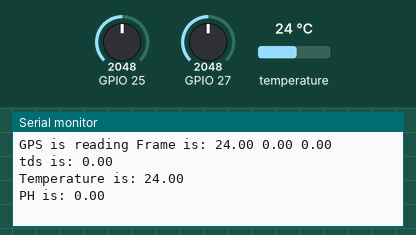
This sketch was run on a simulated ESP32. Shown: the last lines printed to the serial monitor. The test bench sets the inputs (shaded band); at power-on: GPIO 25 = 2048, GPIO 27 = 2048, temperature 24 °C.

Above: at 1.5 s.
1.6 s: GPIO 25 set to 443
At 4.4 s:
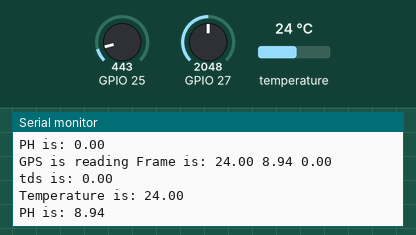
9.2 s: GPIO 25 set to 378
At 10.5 s:
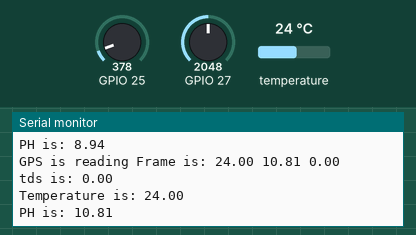
Timing chart, 0 to 12.2 s (numbered marks = the images above; inputs shaded):
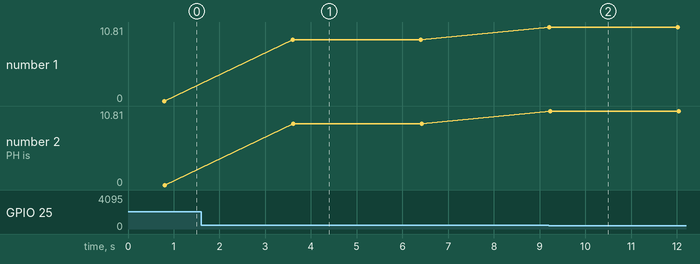

Measured:
- after the input at 1.6 s, the serial monitor: prints a new line after 2.0 s (image 1)
- after the input at 9.2 s, the serial monitor: prints a new line at once (image 2)
- plotted number 1: 0 → 8.94 after the input at 1.6 s, 8.94 → 10.81 after the input at 9.2 s
- plotted number 2: 0 → 8.94 after the input at 1.6 s, 8.94 → 10.81 after the input at 9.2 s

The sketch:

finally.ino
```cpp
/* Arduino DS18B20温度传感器教程
 */
//Include libraries
#include <OneWire.h>
#include <DallasTemperature.h>
#include <HardwareSerial.h>
#include "tdsSensor.h"
#include "PHSensor.h"
#include "GPS.h"


// Data wire is plugged into pin 2 on the Arduino
#define ONE_WIRE_BUS 26
#define DST 27
#define PH 25

// Setup a oneWire instance to communicate with any OneWire devices (not just Maxim/Dallas temperature ICs)
OneWire oneWire(ONE_WIRE_BUS);
// Pass our oneWire reference to Dallas Temperature.
DallasTemperature sensors(&oneWire);
tdsSensor dstSe(DST);
PHSensor phSe(PH);
GPS gps(0);
HardwareSerial MySerial(1);
char strs[75];

void setup(void)
{

  MySerial.begin(9600, SERIAL_8N1, 16, 17);//(16接tx)（17接rx）
  Serial.begin(9600); //Begin serial communication
  sensors.begin();
}

void loop(void)
{
  // Send the command to get temperatures
  sensors.requestTemperatures();
  float temper = sensors.getTempCByIndex(0); // Why "byIndex"? You can have more than one IC on the same bus. 0 refers to the first IC on the wire//Update value every 1 sec.
  float tds = dstSe.readtds();
  float ph = phSe.getPHvalue(temper);

  gps.gpsRead();  //获取GPS数据
  gps.parseGpsBuffer();//解析GPS数据

   buildFrame(strs,temper,ph,tds,Save_Data.latitude,Save_Data.longitude);


// dtostr2(strs,temper,tds);
  MySerial.write(strs);

  Serial.print("Frame is: ");
  Serial.println(strs);

  Serial.print("tds is: ");
  Serial.println(tds);
  Serial.print("Temperature is: ");
  Serial.println(temper);
  Serial.print("PH is: ");
  Serial.println(ph);

  delay(2000);
}

char* dtostr2(char *str, float temper,float tds)
    {
        sprintf(str, "%.2f %.2f",temper,tds);
        return str;
    }

char* buildFrame(char *str, float temper,float ph,float tds,char* latitude,char* longitude)
    {
        int i = 0;
        int sum = 0;
        int j = 0;
        sprintf(str, "%.2f %.2f %.2f ",temper,ph,tds);

        while(sum<3){
          if(str[i]==' ') sum++;
          i++;
        }
        while(latitude[j]!='\0')
          str[i++] = latitude[j++];
       j=0;
       str[i++] = ' ';
       while(longitude[j]!='\0')
          str[i++] = longitude[j++];
        str[i] = '\0';
        return str;
    }
```

GPS.cpp
```cpp
#include "GPS.h"
#include "Arduino.h"

GPS::GPS(int num)  //初始化内容
{

  Save_Data.isGetData = false;
  Save_Data.isParseData = false;
  Save_Data.isUsefull = false;
}

void GPS::errorLog(int num)
{
  DebugSerial.print("ERROR");
  DebugSerial.println(num);
}

void GPS::printGpsBuffer()
{
  if (Save_Data.isParseData)
  {
    Save_Data.isParseData = false;

    DebugSerial.print("Save_Data.UTCTime = ");
    DebugSerial.println(Save_Data.UTCTime);

    if(Save_Data.isUsefull)
    {
      Save_Data.isUsefull = false;
      DebugSerial.print("Save_Data.latitude = ");
      DebugSerial.println(Save_Data.latitude);
      DebugSerial.print("Save_Data.N_S = ");
      DebugSerial.println(Save_Data.N_S);
      DebugSerial.print("Save_Data.longitude = ");
      DebugSerial.println(Save_Data.longitude);
      DebugSerial.print("Save_Data.E_W = ");
      DebugSerial.println(Save_Data.E_W);
    }
    else
    {
      DebugSerial.println("GPS DATA is not usefull!");
    }

  }
}

void GPS::parseGpsBuffer()
{
  char *subString;
  char *subStringNext;
  if (Save_Data.isGetData)
  {
    Save_Data.isGetData = false;
    DebugSerial.println("**************");
    DebugSerial.println(Save_Data.GPS_Buffer);


    for (int i = 0 ; i <= 6 ; i++)
    {
      if (i == 0)
      {
        if ((subString = strstr(Save_Data.GPS_Buffer, ",")) == NULL)
          errorLog(1);  //解析错误
      }
      else
      {
        subString++;
        if ((subStringNext = strstr(subString, ",")) != NULL)
        {
          char usefullBuffer[2];
          switch(i)
          {
            case 1:memcpy(Save_Data.UTCTime, subString, subStringNext - subString);break; //获取UTC时间
            case 2:memcpy(usefullBuffer, subString, subStringNext - subString);break; //获取UTC时间
            case 3:memcpy(Save_Data.latitude, subString, subStringNext - subString);break;  //获取纬度信息
            case 4:memcpy(Save_Data.N_S, subString, subStringNext - subString);break; //获取N/S
            case 5:memcpy(Save_Data.longitude, subString, subStringNext - subString);break; //获取纬度信息
            case 6:memcpy(Save_Data.E_W, subString, subStringNext - subString);break; //获取E/W

            default:break;
          }

          subString = subStringNext;
          Save_Data.isParseData = true;
          if(usefullBuffer[0] == 'A')
            Save_Data.isUsefull = true;
          else if(usefullBuffer[0] == 'V')
            Save_Data.isUsefull = false;

        }
        else
        {
          errorLog(2);  //解析错误
        }
      }


    }
  }
}


void GPS::gpsRead() {
  Serial.print("GPS is reading ");
  while (GpsSerial.available())
  {
    gpsRxBuffer[ii++] = GpsSerial.read();
    if (ii == gpsRxBufferLength)clrGpsRxBuffer();
  }

  char* GPS_BufferHead;
  char* GPS_BufferTail;
  if ((GPS_BufferHead = strstr(gpsRxBuffer, "$GPRMC,")) != NULL || (GPS_BufferHead = strstr(gpsRxBuffer, "$GNRMC,")) != NULL )
  {
    if (((GPS_BufferTail = strstr(GPS_BufferHead, "\r\n")) != NULL) && (GPS_BufferTail > GPS_BufferHead))
    {
      memcpy(Save_Data.GPS_Buffer, GPS_BufferHead, GPS_BufferTail - GPS_BufferHead);
      Save_Data.isGetData = true;

      clrGpsRxBuffer();
    }
  }
}

void GPS::clrGpsRxBuffer(void)
{
  memset(gpsRxBuffer, 0, gpsRxBufferLength);      //清空
  ii = 0;
}
```

GPS.h
```cpp
#ifndef gps_h
#define gps_h
//此处为了兼容其他的多串口Arduino板
#include <HardwareSerial.h>
#define GpsSerial Serial
#define DebugSerial Serial
#define gpsRxBufferLength  600
struct
{
  char GPS_Buffer[80];
  bool isGetData;   //是否获取到GPS数据
  bool isParseData; //是否解析完成
  char UTCTime[11];   //UTC时间
  char latitude[11];    //纬度
  char N_S[2];    //N/S
  char longitude[12];   //经度
  char E_W[2];    //E/W
  bool isUsefull;   //定位信息是否有效
} Save_Data;


class GPS
{
public:

  // setup(dhtPin) is deprecated, auto detection is not working well on ESP32. Use setup(dhtPin, DHTesp::DHT11) instead!
  GPS(int num);
  void errorLog(int num);
  void printGpsBuffer();
  void parseGpsBuffer();
  void gpsRead();
  void clrGpsRxBuffer(void);

  protected:
  char gpsRxBuffer[gpsRxBufferLength];
  unsigned int ii = 0;
};

#endif
```

PHSensor.cpp
```cpp
//PH模块输出范围调整为0~5.0，调整方法如下：
//将PH计放在PH为9.18的溶液中，旋转电位器，调整电压为2.12V
//将PH计放在PH为6.86的溶液中，旋转电位器，调整电压为2.52V
//将PH计放在PH为4.0的溶液中，旋转电位器，调整电压为3.0V

#include "PHSensor.h"
#include "Arduino.h"

PHSensor::PHSensor(int pin){
  _pin = pin;
}


float PHSensor::getPHvalue(float tmpetValue){
  int pv[ARRY_LENGTH];
  float PH_VALUE = 0;
  for(int i = 0; i < ARRY_LENGTH; i++ ){
    pv[i] = analogRead(_pin);
    delay(1);
  }
  for(int i = 0; i < ARRY_LENGTH; i++){
    for(int k = i; k < ARRY_LENGTH; k++ ){
      if( pv[i] < pv[k] ){
        int tmp = pv[i];
        pv[i] = pv[k];
        pv[k] = tmp;
      }
    }
  }

  //温度补偿开始
  if( tmpetValue > 42 )  pv[ARRY_LENGTH/2] += 5;
  else if(tmpetValue > 28){
    pv[ARRY_LENGTH/2] += 5*(tmpetValue - 28)/14;
  }
  //温度补偿结束

  PH_VALUE = pv[ARRY_LENGTH/2];
  PH_VALUE = -5.887*(PH_VALUE*5/1024) + 21.677;
  if(PH_VALUE > 14.1){
    PH_VALUE = 14.1;
  }
  if( PH_VALUE < 0 ){
    PH_VALUE = 0;
  }

  return PH_VALUE;
//    return pv[ARRY_LENGTH/2];
}
```

PHSensor.h
```cpp
#ifndef phsensor_h
#define phsensor_h

class PHSensor
{
public:

  // setup(dhtPin) is deprecated, auto detection is not working well on ESP32. Use setup(dhtPin, DHTesp::DHT11) instead!
  PHSensor(int pin);

  float getPHvalue(float tmpetValue);

  protected:
  int _pin;
  int ARRY_LENGTH = 10;
};

#endif
```

tdsSensor.cpp
```cpp
#include "tdsSensor.h"
#include "Arduino.h"

tdsSensor::tdsSensor(int pin){
    _pin = pin;
  }
float tdsSensor::readtds(){

  int sensorValue = analogRead(_pin);// read the input on analog pin 0:
  float TU = sensorValue * (5.0 / 1024.0); // Convert the analog reading (which goes from 0 - 1023) to a voltage (0 - 5V):
  TU_calibration=-0.0192*(temp_data-25)+TU;
  TU_value=-865.68*TU_calibration + K_Value;

  if(TU_value<=0){TU_value=0;}
  if(TU_value>=3000){TU_value=3000;}

  return TU_value;
}
```

tdsSensor.h
```cpp
#ifndef tdssensor_h
#define tdssensor_h

class tdsSensor
{
public:

  // setup(dhtPin) is deprecated, auto detection is not working well on ESP32. Use setup(dhtPin, DHTesp::DHT11) instead!
  tdsSensor(int pin);

  float readtds();
  protected:
  int _pin;
  float TU=0.0;
  float TU_value=0.0;
  float TU_calibration=0.0;
  float temp_data=25.0;
  float K_Value=3347.19;
};

#endif
```
